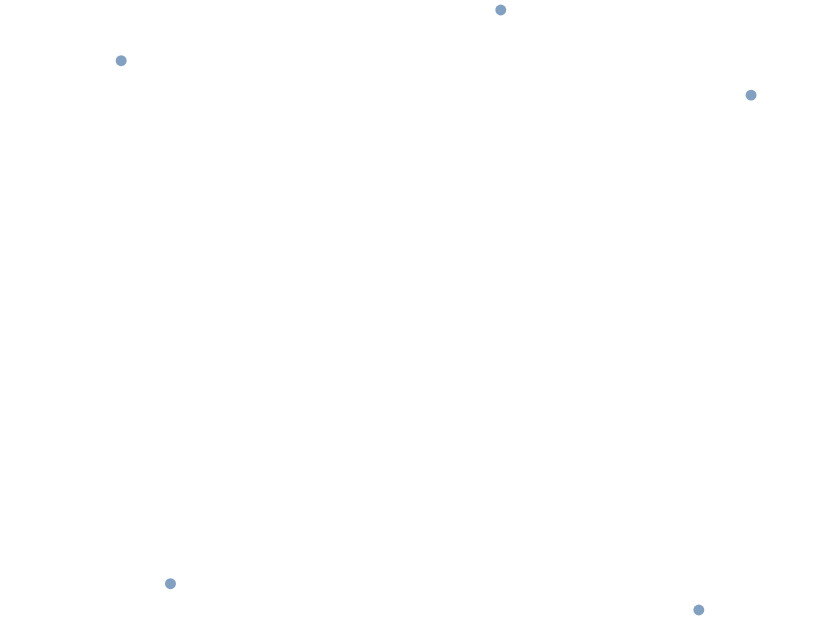

The Vega-Lite source for this figure:
### Vega-Lite specification from a JSON file in a GitHub repository (floating-point values rounded to 4 significant figures)
{"$schema": "https://vega.github.io/schema/vega-lite/v6.json", "padding": 5, "autosize": "none", "width": 400, "height": 300, "data": {"values": [{"lon": -74, "lat": 40.7, "n": 8}, {"lon": 2.35, "lat": 48.85, "n": 5}, {"lon": 139.7, "lat": 35.7, "n": 9}, {"lon": 151.2, "lat": -33.9, "n": 3}, {"lon": -43.2, "lat": -22.9, "n": 6}, {"lon": 28, "lat": -26.2, "n": 2}]}, "projection": {"type": "orthographic"}, "mark": "circle", "encoding": {"longitude": {"field": "lon", "type": "quantitative"}, "latitude": {"field": "lat", "type": "quantitative"}}}
